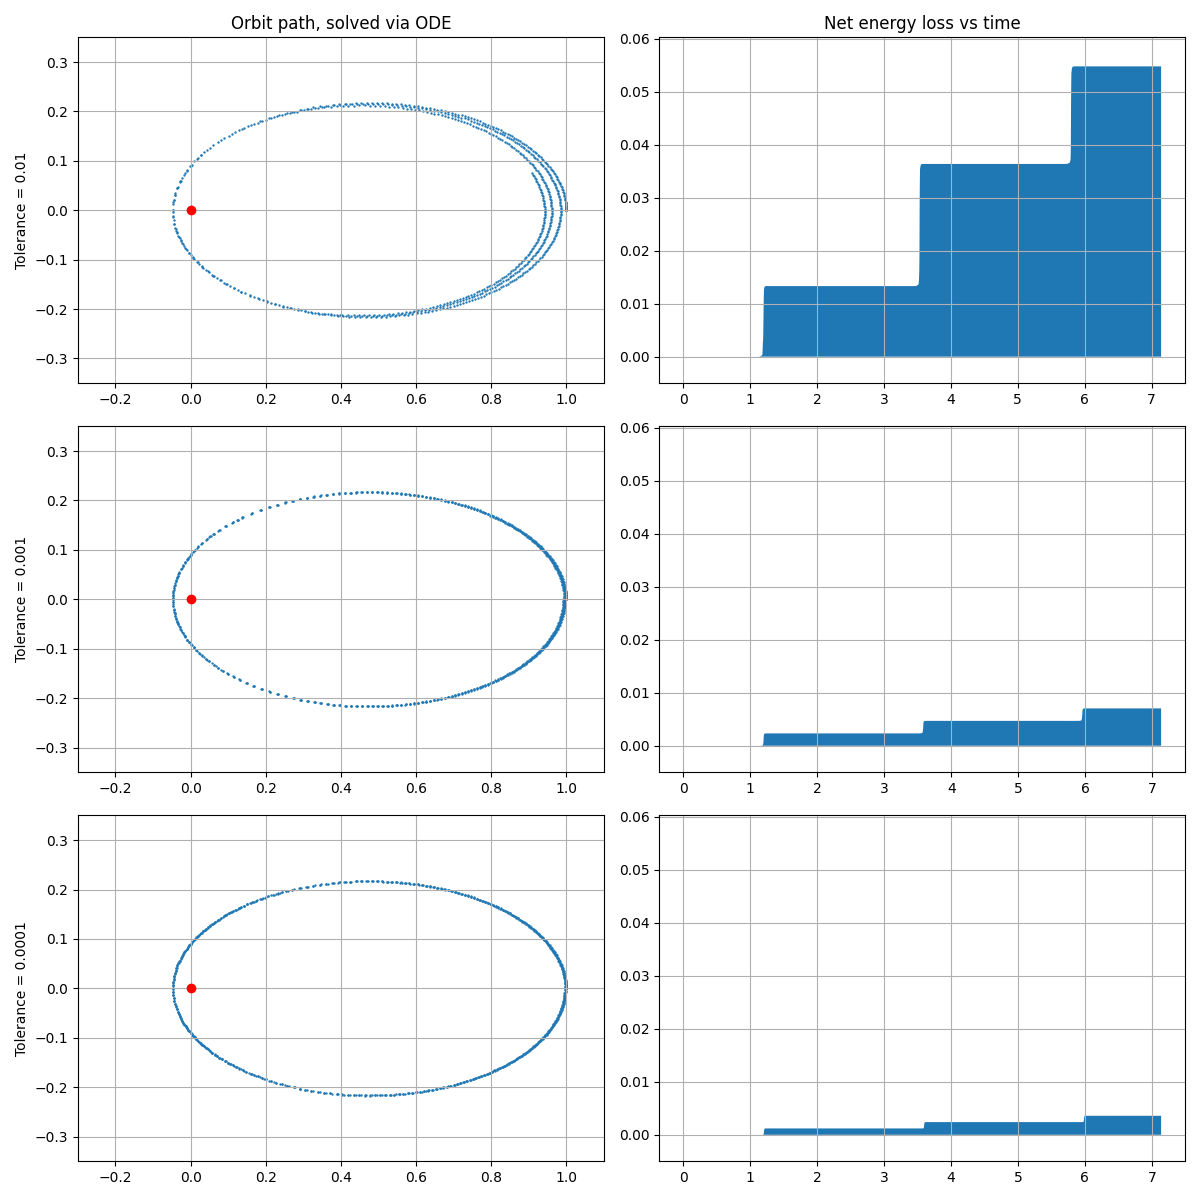

This figure's Python source:
import numpy as np
import matplotlib.pyplot as plt
import math

# Grab my code also
from functions import *




# Also perform the f(t,y) = t**m test
for tol in [0.01, 0.001]:
	xs, ts = ODESolve (
		x0 = np.zeros(4),
		vf = lambda t, x: t**np.arange(4),
		tstart = 0,
		tend = 2,
		dtmin = 0.0001,
		dtmax = 0.01,
		tol = tol,
	)
	print(tol, "\t=>\t", xs[-1,:])
print("On my machine, solver for the power equation specified solution looks invariant to tolerance")




print()




print("Now plotting to plot.png")

tolerances = np.array([0.01, 0.001, 0.0001])

# initial position
p0 = [1,0]
v0 = [0,0.3]

# Step size controls
dtmax = 0.01
dtmin = 0.001

# Misc
system0 = np.array([p0,v0]).flatten()
period = 2*np.pi / (2-(0.3)**2) ** (3/2)

energies = []


# Run everything for a given tolerance
fig, axs = plt.subplots(len(tolerances), 2, figsize=(12,12))
for i, row in enumerate(axs):
	
	# Return the time steps, along with calculated position
	xs, ts = ODESolve (
		x0 = system0,
		vf = orbit,
		tstart = 0,
		tend = 3*period,
		dtmin = dtmin,
		dtmax = dtmax,
		tol = tolerances[i],
	)

	# Sun in middle of plot
	row[0].plot(0,0,'ro')
	row[0].scatter(
		xs[:,0],
		xs[:,1],
		s=0.5
	)

	row[0].set_xlim(-0.3, 1.1)
	row[0].set_ylim(-0.35, 0.35)

	row[0].grid()
	row[0].set_ylabel('Tolerance = {}'.format(tolerances[i]))

	
	
	# Energy plot
	e = energy(xs)
	# Convert energy system in total, into net energy loss
	e = e[0] - e
	# Store the largest absolute energy change, and we'll use this in the plot indeces
	energies.append(max(e))

	# Plot total energy loss
	row[1].grid()
	row[1].fill_between(ts,0,e)


# Just set the energy scale in fair way
energies = np.array(energies)
energies = (
	-0.005,
	1.1*np.max(energies)
)

axs[0,0].set_title('Orbit path, solved via ODE')
axs[0,1].set_title('Net energy loss vs time')

for ax in axs[:,1]:
	ax.set_ylim(energies[0], energies[1])
	

plt.tight_layout()
plt.savefig('plot.png')
print("Saved")

